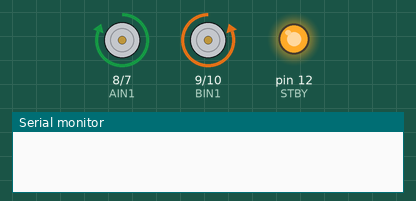
The sketch below on a simulated Arduino Nano, built with avr-gcc and run on an emulated ATmega328P. On the bench: motor-driver pin pairs drawn as motors (green arrow = first pin HIGH = forward, orange = second pin HIGH = backward, longer = more drive, scaled by the enable pin, stopped while the standby pin is LOW), output pins drawn as LEDs (lit = HIGH), the last lines printed to the serial monitor.

Above: at 1.3 s.
At 3.3 s:
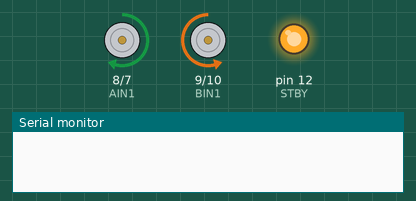
At 4.2 s:
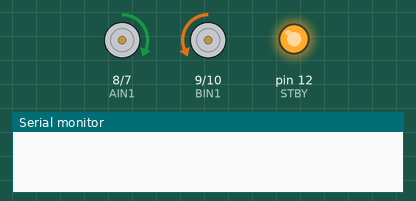
At 4.9 s:
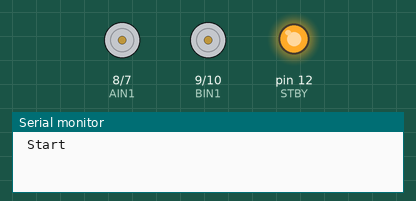
Timing chart, 0 to 6.4 s (numbered marks = the images above):
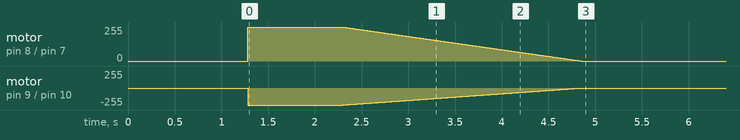

The sketch:

PWM_UDP_Motor.ino
```cpp
/*
ESPArduinoPWMCar
https://github.com/techn0man1ac/ESPArduinoPWMCar

by Techn0man1ac Labs, 2021
*/

// драйвер моторов TB6612FNG
#define PWMA 6
#define PWMB 11
#define AIN1 8
#define AIN2 7
#define BIN1 9
#define BIN2 10
#define STBY 12

String inString = "";    // string to hold input
int RightMotor = 0; // Тут скорость правого двигателя
int LeftMotor = 0;

void setup() {
  Serial.begin(115200); // Скорость обмена между ESP8266 Arduino Nano должна быть одинаковая
  Serial.setTimeout(5);  // 5 мс должно хватить на один символ

  pinMode(PWMA, OUTPUT);
  pinMode(PWMB, OUTPUT);
  pinMode(AIN1, OUTPUT);
  pinMode(AIN2, OUTPUT);
  pinMode(BIN1, OUTPUT);
  pinMode(BIN2, OUTPUT);
  pinMode(STBY, OUTPUT);

  digitalWrite(STBY, HIGH); // Отключаю режим сна драйвера

  for (int spd = 0; spd <= 255; spd++) { // плавный тестовый прогон двигателей
    MtrsSpdSet(spd, spd); // чтобы не  было бросков напряжений и перезагрузок ардуины
    delay(5);
  }

  delay(1000);

  for (int spd = 255; spd >= 0; spd--) { // плавное убавление оборотов
    MtrsSpdSet(spd, spd);
    delay(10);
  }

  Serial.println(" Start "); // Мы готовы принимать комманды
}

void loop()
{
  if (Serial.available() > 0) { //Если в буфере UART'а есть что-то
    inString = Serial.readString(); // Считываем содержимое в строку

    if (inString.substring(0, 4) == "mr0 ") { // Если полученая комманда начинается с "mr0 ", начинаем смотреть с нулевой позиции в строке, комманда занимает 4 символа
      inString = inString.substring(4); // Если комманда получена, тогда смещаемся на 4 символа, и преображаем всё что после 4-го символа("mr0 ") в число типа Int(как отрицательное так и положительное)
      RightMotor = inString.toInt();
      //Serial.print("RightMotor = "); // Для отладки
      //Serial.println(RightMotor); // Уже нет необходимости
    }

    if (inString.substring(0, 4) == "ml0 ") { // тоже что и выше
      inString = inString.substring(4);
      LeftMotor = inString.toInt();
      //Serial.print("LeftMotor = ");
      //Serial.println(LeftMotor);
    }
    inString = ""; // Очистка буфера, ведь мы уже обработали комманды
  }
  MtrsSpdSet(RightMotor, LeftMotor); // Управляем двигателями, RightMotor, как и LeftMotor могут принимать значения -255..255, соответственно -255 это макс скорость в одну сторону, 255 - в другую
}

void MtrsSpdSet(int rMotor, int lMotor) {
  if (rMotor > 0) {
    digitalWrite(AIN1, HIGH);
    digitalWrite(AIN2, LOW);
  } else if (rMotor == 0) { // когада задаем нуль тогда используем режим " Stop", то есть допускается инерция, а не жёсткий тормоз
    digitalWrite(AIN1, LOW);
    digitalWrite(AIN2, LOW);
  } else if (rMotor < 0) {
    rMotor = abs(rMotor);
    digitalWrite(AIN1, LOW);
    digitalWrite(AIN2, HIGH);
  }

  if (lMotor > 0) {
    digitalWrite(BIN1, LOW);
    digitalWrite(BIN2, HIGH);
  } else if (lMotor == 0) {
    digitalWrite(BIN1, LOW);
    digitalWrite(BIN2, LOW);
  } else if (lMotor < 0) {
    lMotor = abs(lMotor);
    digitalWrite(BIN1, HIGH);
    digitalWrite(BIN2, LOW);
  }

  analogWrite(PWMA, rMotor); // тут задается скорость двигателей
  analogWrite(PWMB, lMotor);

  // AI1 -> HIGH, AI2 -> HIGH - Short Brake
  // AI1 -> LOW, AI2 -> LOW - Stop
  // AI1 -> HIGH, AI2 -> LOW - Clockwise
  // AI1 -> LOW, AI2 -> HIGH - Counterclockwise
  //
  // BI1 -> HIGH, BI2 -> HIGH - Short Brake
  // BI1 -> LOW, BI2 -> LOW - Stop
  // BI1 -> HIGH, BI2 -> LOW - Clockwise
  // BI1 -> LOW, BI2 -> HIGH - Counterclockwise
}
```
